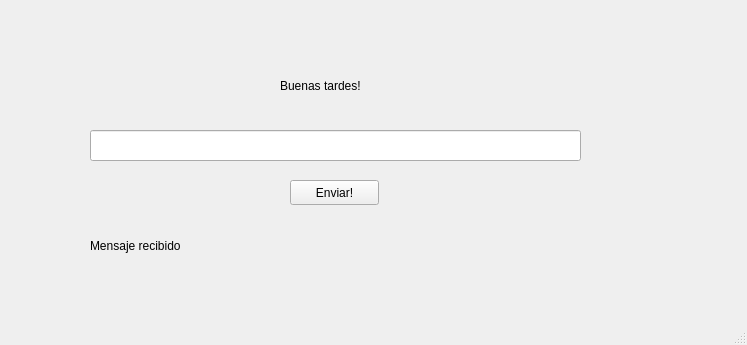
<?xml version="1.0" encoding="UTF-8"?>
<ui version="4.0">
 <class>MainWindow</class>
 <widget class="QMainWindow" name="MainWindow">
  <property name="geometry">
   <rect>
    <x>0</x>
    <y>0</y>
    <width>747</width>
    <height>345</height>
   </rect>
  </property>
  <property name="windowTitle">
   <string>MainWindow</string>
  </property>
  <widget class="QWidget" name="centralwidget">
   <widget class="QLabel" name="LabelTitulo">
    <property name="geometry">
     <rect>
      <x>280</x>
      <y>50</y>
      <width>101</width>
      <height>71</height>
     </rect>
    </property>
    <property name="text">
     <string>Buenas tardes!</string>
    </property>
   </widget>
   <widget class="QLineEdit" name="campoTexto">
    <property name="geometry">
     <rect>
      <x>90</x>
      <y>130</y>
      <width>491</width>
      <height>31</height>
     </rect>
    </property>
   </widget>
   <widget class="QPushButton" name="pushButton">
    <property name="geometry">
     <rect>
      <x>290</x>
      <y>180</y>
      <width>89</width>
      <height>25</height>
     </rect>
    </property>
    <property name="text">
     <string>Enviar!</string>
    </property>
   </widget>
   <widget class="QLabel" name="MensajeRecibido">
    <property name="geometry">
     <rect>
      <x>90</x>
      <y>210</y>
      <width>511</width>
      <height>71</height>
     </rect>
    </property>
    <property name="text">
     <string>Mensaje recibido</string>
    </property>
   </widget>
  </widget>
  <widget class="QMenuBar" name="menubar">
   <property name="geometry">
    <rect>
     <x>0</x>
     <y>0</y>
     <width>747</width>
     <height>22</height>
    </rect>
   </property>
  </widget>
  <widget class="QStatusBar" name="statusbar"/>
 </widget>
 <resources/>
 <connections/>
</ui>
